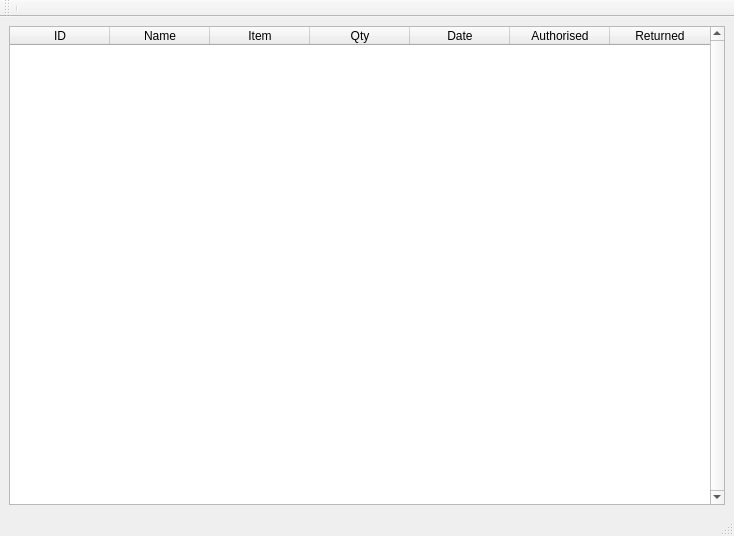
<?xml version="1.0" encoding="UTF-8"?>
<ui version="4.0">
 <class>MainWindow</class>
 <widget class="QMainWindow" name="MainWindow">
  <property name="geometry">
   <rect>
    <x>0</x>
    <y>0</y>
    <width>734</width>
    <height>536</height>
   </rect>
  </property>
  <property name="windowTitle">
   <string>MainWindow</string>
  </property>
  <widget class="QWidget" name="centralwidget">
   <property name="cursor">
    <cursorShape>ArrowCursor</cursorShape>
   </property>
   <layout class="QVBoxLayout" name="verticalLayout_5">
    <item>
     <widget class="QTableWidget" name="dbtable">
      <property name="enabled">
       <bool>true</bool>
      </property>
      <property name="styleSheet">
       <string notr="true"/>
      </property>
      <property name="verticalScrollBarPolicy">
       <enum>Qt::ScrollBarAlwaysOn</enum>
      </property>
      <attribute name="verticalHeaderVisible">
       <bool>false</bool>
      </attribute>
      <column>
       <property name="text">
        <string>ID</string>
       </property>
      </column>
      <column>
       <property name="text">
        <string>Name</string>
       </property>
      </column>
      <column>
       <property name="text">
        <string>Item</string>
       </property>
      </column>
      <column>
       <property name="text">
        <string>Qty</string>
       </property>
      </column>
      <column>
       <property name="text">
        <string>Date</string>
       </property>
      </column>
      <column>
       <property name="text">
        <string>Authorised</string>
       </property>
      </column>
      <column>
       <property name="text">
        <string>Returned</string>
       </property>
      </column>
     </widget>
    </item>
   </layout>
  </widget>
  <widget class="QMenuBar" name="menubar">
   <property name="geometry">
    <rect>
     <x>0</x>
     <y>0</y>
     <width>734</width>
     <height>23</height>
    </rect>
   </property>
  </widget>
  <widget class="QStatusBar" name="statusbar"/>
  <widget class="QToolBar" name="toolBar">
   <property name="windowTitle">
    <string>toolBar</string>
   </property>
   <attribute name="toolBarArea">
    <enum>TopToolBarArea</enum>
   </attribute>
   <attribute name="toolBarBreak">
    <bool>false</bool>
   </attribute>
   <addaction name="separator"/>
  </widget>
 </widget>
 <resources/>
 <connections/>
</ui>
